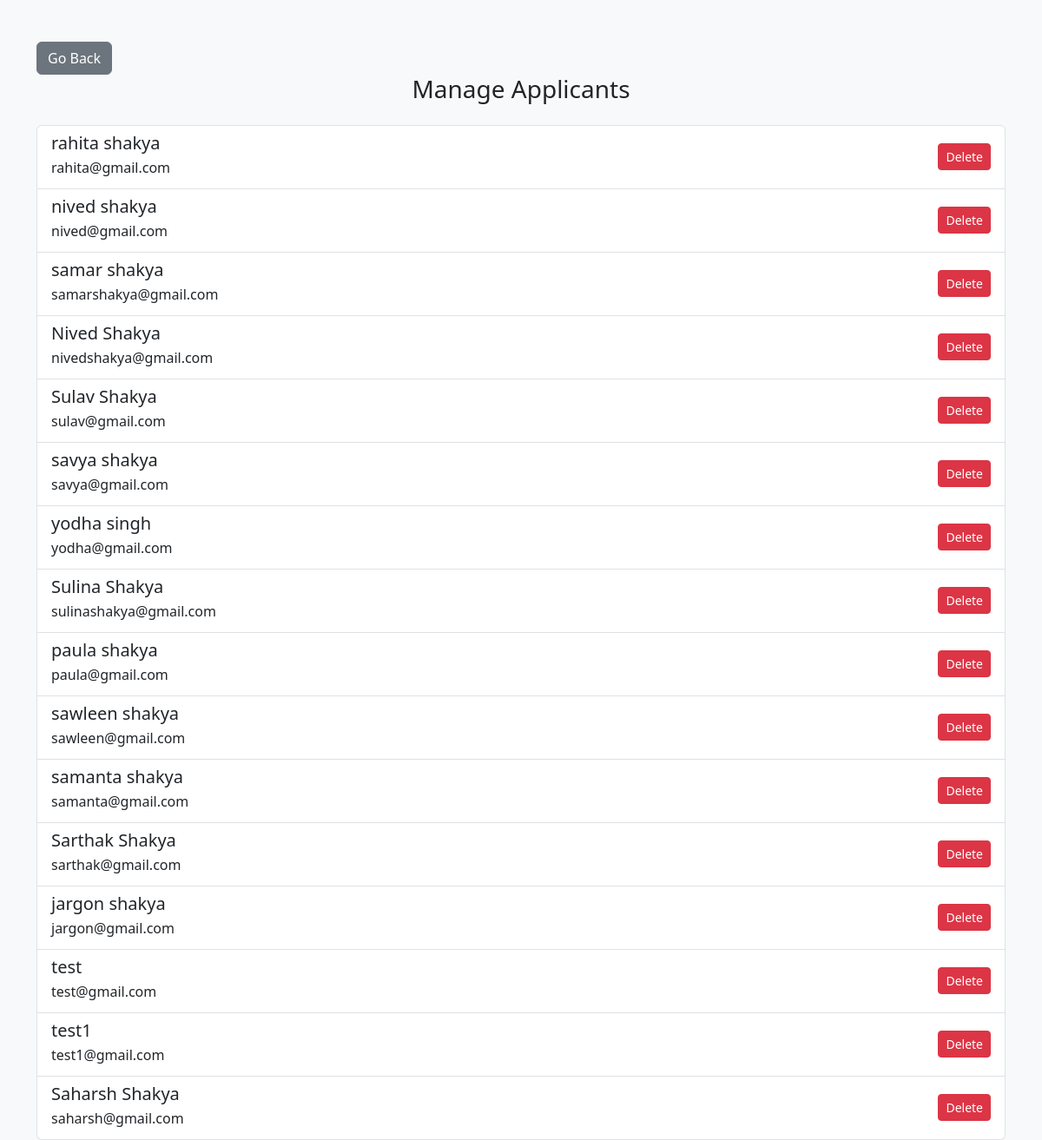
The app's page /admin/manage_applicants.php with its own data.
### tables this page shows
CREATE TABLE `applicants` (
  `id` int(11) NOT NULL,
  `name` varchar(100) NOT NULL,
  `email` varchar(100) NOT NULL,
  `password` varchar(255) NOT NULL,
  `created_at` timestamp NOT NULL DEFAULT current_timestamp()
);

### admin/manage_applicants.php (the view, shortened to what this page needs)
<?php
require_once '../core/database.php';
$result = $conn->query("SELECT * FROM applicants");
?>
<!DOCTYPE html>
<html lang="en">
<head>
    <link href="https://cdn.jsdelivr.net/npm/bootstrap@5.3.0/dist/css/bootstrap.min.css" rel="stylesheet">
</head>
<body class="bg-light">
    <div class="container mt-5">
         <a href="dashboard.php" class="btn btn-secondary go-back-btn">Go Back</a>
        <h3 class="text-center mb-4">Manage Applicants</h3>
        <div class="list-group">
            <?php while ($app = $result->fetch_assoc()) { ?>
                <div class="list-group-item d-flex justify-content-between align-items-center">
                    <div>
                        <h5 class="mb-1"><?= htmlspecialchars($app['name']) ?></h5>
                        <p class="mb-1"><?= htmlspecialchars($app['email']) ?></p>
                    </div>
                    <a href="?delete=<?= $app['id'] ?>" class="btn btn-danger btn-sm" onclick="return confirm('Are you sure you want to delete this applicant?')">Delete</a>
                </div>
            <?php } ?>
        </div>
    </div>
</body>
</html>

### records on screen
applicants: name "rahita shakya", email "rahita@gmail.com"
applicants: name "nived shakya", email "nived@gmail.com"
applicants: name "samar shakya", email "samarshakya@gmail.com"
applicants: name "Nived Shakya", email "nivedshakya@gmail.com"
applicants: name "Sulav Shakya", email "sulav@gmail.com"
applicants: name "savya shakya", email "savya@gmail.com"
applicants: name "yodha singh", email "yodha@gmail.com"
applicants: name "Sulina Shakya", email "sulinashakya@gmail.com"
applicants: name "paula shakya", email "paula@gmail.com"
applicants: name "sawleen shakya", email "sawleen@gmail.com"
applicants: name "samanta shakya", email "samanta@gmail.com"
applicants: name "Sarthak Shakya", email "sarthak@gmail.com"
applicants: name "jargon shakya", email "jargon@gmail.com"
applicants: name "test", email "test@gmail.com"
applicants: name "test1", email "test1@gmail.com"
applicants: name "Saharsh Shakya", email "saharsh@gmail.com"
